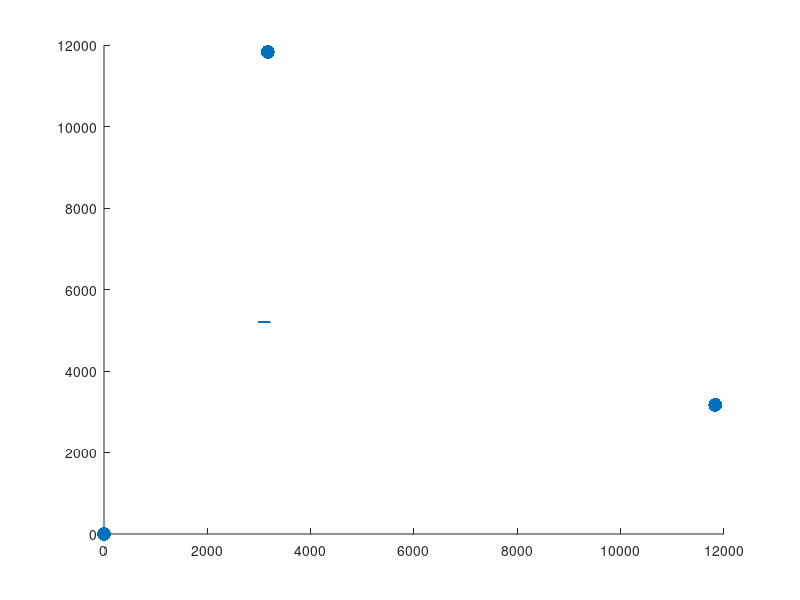

Source code (MATLAB): (Note: this script raises an error after producing the figure.)
%% 测试按照时延传入


clc
clear
close all

%% ==========================布放参数===============================
rand('seed', 1)
c = 1500;
var2d = 1.5^2;
% var2d   = 0.5^2 ;
var2 = var2d * (pi / 180)^2;
% v0 = [10, 10];
% range 	= [ 6000 8e3 ]; % 目标产生位置的距离
% bear = [60, 30]; % 目标产生位置的角度
% course = [90, 50]; % 运动方向

v0 = [10];
range 	= [ 6000  ]; % 目标产生位置的距离
bear = [60]; % 目标产生位置的角度
course = [90]; % 运动方向

num = length(v0);
S = 3; % 平台数目
node = round(5e3*sqrt(2)*[cosd(-135:360/S:224)', sind(-135:360/S:224)']+[5e3, 5e3]); % 节点位置
Dth = 500;
dPonit = 10;
PD = 0.99; %0.9        	% 检测概率2~3个目标时是0.99，4~5个目标时是0.9
Fai = 2 * pi;
M       = 3; % 选取最少线点数
Q = 10; % 列表最大长度
I = 3; % 并行次优条数

%%
x0 = range .* cosd(bear);
y0 = range .* sind(bear);
vy = v0 .* cosd(course);
vx = v0 .* sind(course);
X0 = [x0; y0; vx; vy];
T = 1e-3; % 观测周期
T_all = 20; % 目标持续时间
T_num = T_all / T; % 观测次数
dt = T;
%匀速运动矩阵
F1 = [1, 0, T, 0; ...
    0, 1, 0, T; ...
    0, 0, 1, 0; ...
    0, 0, 0, 1];
%加速度矩阵
F2 = [0.5 * T^2, 0; ...
    0, 0.5 * T^2; ...
    T, 0; ...
    0, T];
x = zeros(num, T_num); % 目标x坐标
y = zeros(num, T_num); % 目标y坐标
x_r = zeros(num, T_num); % 目标相对观测者x坐标
y_r = zeros(num, T_num); % 目标相对观测者y坐标
angle_r = zeros(num, T_num); % 目标相对观测者方位
a_max = 0 / 1e3; % 目标最大加速度
X = arrayfun(@(j) zeros(4, T_num), 1:num, 'un', 0);

%% ==========================目标真实状态===============================
for t = 1:T_num
    for j = 1:length(x0)
        ax = a_max * (2 * rand - 1);
        ay = a_max * (2 * rand - 1);
        a = [ax, ay]';
        if t == 1
            X{j}(:, t) = X0(:, j);
        else
            X{j}(:, t) = F1 * X{j}(:, t - 1) + F2 * a;
        end
    end
end
for i = 1:num
    x(i, :) = X{i}(1, :);
    y(i, :) = X{i}(2, :);
end
figure
hold on
for i = 1:num
    plot(x(i, :), y(i, :), '.')
end
scatter(node(:, 1), node(:, 2), 'b^', 'filled', 'LineWidth', 0.5, 'SizeData', 100);
% for kk = 1:1

%% ==========================观测===============================
dT = 5;
t_obs = T + dT * 2:T:dT * 3;
X = repmat(node, 1, 1, T_num);
[x_obs, y_obs] = deal(zeros(size(node, 1), T_num));
for ii = 1:S
    x_obs(ii, :) = X(ii, 1, :);
    y_obs(ii, :) = X(ii, 2, :);
    angR{ii} = nan(num, length(t_obs)*10);
    for i = 1:num
        x_r(i, :) = x(i, :) - x_obs(ii, 1:T_num);
        y_r(i, :) = y(i, :) - y_obs(ii, 1:T_num);
        r_r = sqrt(x_r(i, :).^2+y_r(i, :).^2);
        angle_r(i, :) = atan2d(y_r(i, :), x_r(i, :));
        angle_r(angle_r < 0) = angle_r(angle_r < 0) + 360;
        t_r = r_r / c;
        t_delay{i, ii} = round(t_r, 1);
        for iii = 1:T_num
            tNum = round(t_delay{i, ii}(iii)/T) + iii;
            angR{ii}(i, tNum) = angle_r(i, iii) + sqrt(var2d) * randn;
        end
    end
end
angM = cell(length(t_obs), S);
for iii = 1:length(t_obs)
    angM(iii, :) = arrayfun(@(s) angR{s}(~isnan(sort(angR{s}(:, t_obs(1) / T + iii - 1))), t_obs(1) / T + iii - 1), 1:S, 'un', 0);
end

%% 现在是一个总的数据如果按照1秒1个，每个传入应该是怎么做

%% 调用函数 传入参数 角度 平台数 平台位置 目标数量
outLoctionCAX = zeros(2, length(t_obs));
outLoctionCAY = zeros(2, length(t_obs));
for iii = 1:length(t_obs)
    %     pause(0.1)
    disp(['正在处理', num2str(iii)])
    angM1 = angM(iii, :);
    [outLoctionCAX(:, iii), outLoctionCAY(:, iii)] = calcOne(angM1, S, node, num, iii);

%     [outLoctionCAX(:, iii), outLoctionCAY(:, iii), outLoctionSPCX(:, iii), outLoctionSPCY(:, iii)] = calcOne(angM1, S, node, num, iii, T);
end

%% ==========================绘图区===============================

figure
hold on
for ii = 1:num
plot(outLoctionCAX(ii,:),outLoctionCAY(ii,:),'.')
end
title("分治贪心关联")
axis([0,10e3,0,10e3])

% figure
% hold on
% for ii = 1:num
% plot(outLoctionSPCX(ii,:),outLoctionSPCY(ii,:),'.')
% axis([0,10e3,0,10e3])
% end
% title("分治贪心关联+时空关联")


